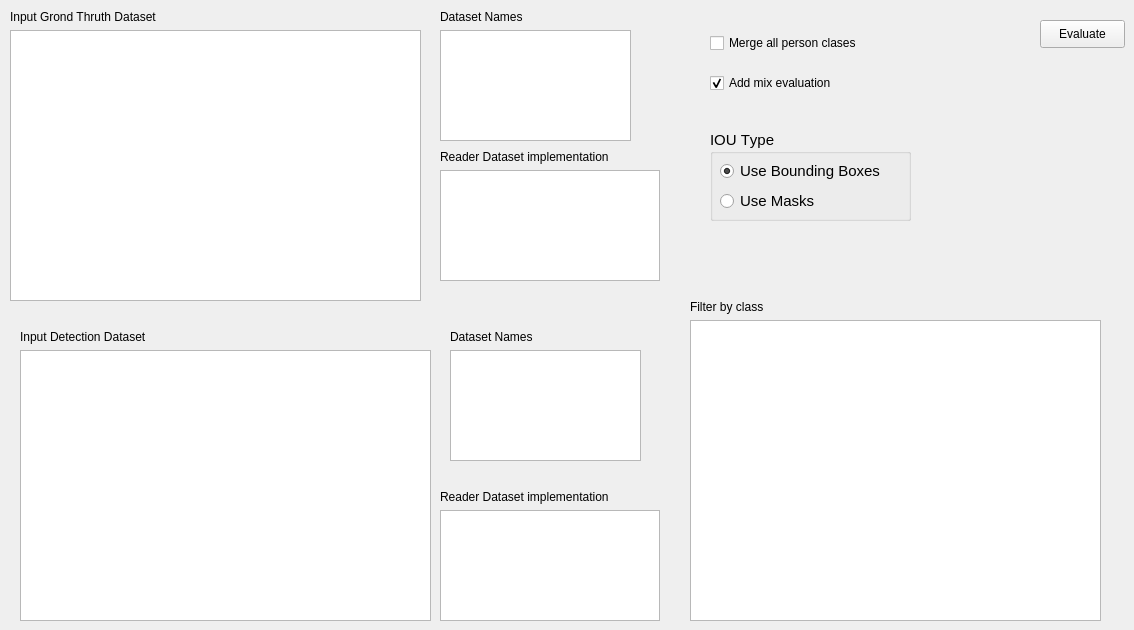
                <widget class="QWidget" name="tab_3">
                    <attribute name="title">
                        <string>Evaluator</string>
                    </attribute>
                    <widget class="QWidget" name="verticalLayoutWidget_11">
                        <property name="geometry">
                            <rect>
                                <x>440</x>
                                <y>10</y>
                                <width>191</width>
                                <height>131</height>
                            </rect>
                        </property>
                        <layout class="QVBoxLayout" name="verticalLayout_11">
                            <item>
                                <widget class="QLabel" name="label_13">
                                    <property name="text">
                                        <string>Dataset Names</string>
                                    </property>
                                </widget>
                            </item>
                            <item>
                                <widget class="QListView" name="listView_evaluator_gt_names"/>
                            </item>
                        </layout>
                    </widget>
                    <widget class="QWidget" name="verticalLayoutWidget_12">
                        <property name="geometry">
                            <rect>
                                <x>10</x>
                                <y>10</y>
                                <width>411</width>
                                <height>291</height>
                            </rect>
                        </property>
                        <layout class="QVBoxLayout" name="verticalLayout_12">
                            <item>
                                <widget class="QLabel" name="label_14">
                                    <property name="text">
                                        <string>Input Grond Thruth Dataset</string>
                                    </property>
                                </widget>
                            </item>
                            <item>
                                <widget class="QListView" name="listView_evaluator_gt_dataset"/>
                            </item>
                        </layout>
                    </widget>
                    <widget class="QWidget" name="verticalLayoutWidget_13">
                        <property name="geometry">
                            <rect>
                                <x>440</x>
                                <y>150</y>
                                <width>220</width>
                                <height>131</height>
                            </rect>
                        </property>
                        <layout class="QVBoxLayout" name="verticalLayout_13">
                            <item>
                                <widget class="QLabel" name="label_15">
                                    <property name="text">
                                        <string>Reader Dataset implementation</string>
                                    </property>
                                </widget>
                            </item>
                            <item>
                                <widget class="QListView" name="listView_evaluator_gt_imp"/>
                            </item>
                        </layout>
                    </widget>
                    <widget class="QWidget" name="verticalLayoutWidget_14">
                        <property name="geometry">
                            <rect>
                                <x>450</x>
                                <y>330</y>
                                <width>191</width>
                                <height>131</height>
                            </rect>
                        </property>
                        <layout class="QVBoxLayout" name="verticalLayout_14">
                            <item>
                                <widget class="QLabel" name="label_16">
                                    <property name="text">
                                        <string>Dataset Names</string>
                                    </property>
                                </widget>
                            </item>
                            <item>
                                <widget class="QListView" name="listView_evaluator_detection_names"/>
                            </item>
                        </layout>
                    </widget>
                    <widget class="QWidget" name="verticalLayoutWidget_15">
                        <property name="geometry">
                            <rect>
                                <x>20</x>
                                <y>330</y>
                                <width>411</width>
                                <height>291</height>
                            </rect>
                        </property>
                        <layout class="QVBoxLayout" name="verticalLayout_15">
                            <item>
                                <widget class="QLabel" name="label_17">
                                    <property name="text">
                                        <string>Input Detection Dataset</string>
                                    </property>
                                </widget>
                            </item>
                            <item>
                                <widget class="QListView" name="listView_evaluator_dectection_dataset"/>
                            </item>
                        </layout>
                    </widget>
                    <widget class="QWidget" name="verticalLayoutWidget_16">
                        <property name="geometry">
                            <rect>
                                <x>440</x>
                                <y>490</y>
                                <width>220</width>
                                <height>131</height>
                            </rect>
                        </property>
                        <layout class="QVBoxLayout" name="verticalLayout_16">
                            <item>
                                <widget class="QLabel" name="label_18">
                                    <property name="text">
                                        <string>Reader Dataset implementation</string>
                                    </property>
                                </widget>
                            </item>
                            <item>
                                <widget class="QListView" name="listView_evaluator_detection_imp"/>
                            </item>
                        </layout>
                    </widget>
                    <widget class="QWidget" name="verticalLayoutWidget_17">
                        <property name="geometry">
                            <rect>
                                <x>690</x>
                                <y>300</y>
                                <width>411</width>
                                <height>321</height>
                            </rect>
                        </property>
                        <layout class="QVBoxLayout" name="verticalLayout_17">
                            <item>
                                <widget class="QLabel" name="label_19">
                                    <property name="text">
                                        <string>Filter by class</string>
                                    </property>
                                </widget>
                            </item>
                            <item>
                                <widget class="QListView" name="listView_evaluator_classFilter"/>
                            </item>
                        </layout>
                    </widget>
                    <widget class="QPushButton" name="pushButton_evaluate">
                        <property name="geometry">
                            <rect>
                                <x>1040</x>
                                <y>20</y>
                                <width>85</width>
                                <height>28</height>
                            </rect>
                        </property>
                        <property name="text">
                            <string>Evaluate</string>
                        </property>
                    </widget>
                    <widget class="QCheckBox" name="checkBox_evaluator_merge">
                        <property name="geometry">
                            <rect>
                                <x>710</x>
                                <y>30</y>
                                <width>191</width>
                                <height>26</height>
                            </rect>
                        </property>
                        <property name="text">
                            <string>Merge all person clases</string>
                        </property>
                    </widget>
                    <widget class="QCheckBox" name="checkBox_evaluator_mix">
                        <property name="geometry">
                            <rect>
                                <x>710</x>
                                <y>70</y>
                                <width>191</width>
                                <height>26</height>
                            </rect>
                        </property>
                        <property name="text">
                            <string>Add mix evaluation</string>
                        </property>
                        <property name="checked">
                            <bool>true</bool>
                        </property>
                    </widget>
                    <widget class="QGroupBox" name="evaluator_ioutype_groupbox">
                        <property name="enabled">
                            <bool>true</bool>
                        </property>
                        <property name="geometry">
                            <rect>
                                <x>710</x>
                                <y>130</y>
                                <width>201</width>
                                <height>91</height>
                            </rect>
                        </property>
                        <property name="font">
                            <font>
                                <family>Ubuntu</family>
                                <pointsize>11</pointsize>
                                <weight>50</weight>
                                <bold>false</bold>
                                <underline>false</underline>
                                <strikeout>false</strikeout>
                                <kerning>false</kerning>
                            </font>
                        </property>
                        <property name="whatsThis">
                            <string extracomment="Camera Parametrs specific to Streams only"/>
                        </property>
                        <property name="title">
                            <string>IOU Type</string>
                        </property>
                        <widget class="QRadioButton" name="radioButton_evaluator_iou_bbox">
                            <property name="geometry">
                                <rect>
                                    <x>10</x>
                                    <y>30</y>
                                    <width>171</width>
                                    <height>22</height>
                                </rect>
                            </property>
                            <property name="text">
                                <string>Use Bounding Boxes</string>
                            </property>
                            <property name="checked">
                                <bool>true</bool>
                            </property>
                        </widget>
                        <widget class="QRadioButton" name="radioButton_evaluator_iou_seg">
                            <property name="geometry">
                                <rect>
                                    <x>10</x>
                                    <y>60</y>
                                    <width>101</width>
                                    <height>22</height>
                                </rect>
                            </property>
                            <property name="text">
                                <string>Use Masks</string>
                            </property>
                        </widget>
                    </widget>
                </widget>
